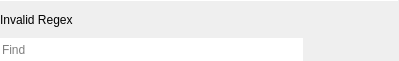
<?xml version="1.0" encoding="UTF-8"?>
<ui version="4.0">
 <class>SearchBar</class>
 <widget class="QWidget" name="SearchBar">
  <property name="geometry">
   <rect>
    <x>0</x>
    <y>0</y>
    <width>399</width>
    <height>61</height>
   </rect>
  </property>
  <property name="windowTitle">
   <string notr="true">SearchBar</string>
  </property>
  <property name="autoFillBackground">
   <bool>true</bool>
  </property>
  <layout class="QVBoxLayout" name="verticalLayout">
   <property name="spacing">
    <number>0</number>
   </property>
   <property name="leftMargin">
    <number>0</number>
   </property>
   <property name="topMargin">
    <number>0</number>
   </property>
   <property name="rightMargin">
    <number>0</number>
   </property>
   <property name="bottomMargin">
    <number>0</number>
   </property>
   <item>
    <widget class="Line" name="line">
     <property name="maximumSize">
      <size>
       <width>16777215</width>
       <height>1</height>
      </size>
     </property>
     <property name="orientation">
      <enum>Qt::Horizontal</enum>
     </property>
    </widget>
   </item>
   <item>
    <widget class="QLabel" name="regexErrorLabel">
     <property name="text">
      <string notr="true">Invalid Regex</string>
     </property>
     <property name="margin">
      <number>9</number>
     </property>
    </widget>
   </item>
   <item>
    <layout class="QHBoxLayout" name="horizontalLayout_2">
     <property name="spacing">
      <number>0</number>
     </property>
     <item>
      <widget class="QLineEdit" name="searchTextEdit">
       <property name="sizePolicy">
        <sizepolicy hsizetype="Expanding" vsizetype="Preferred">
         <horstretch>0</horstretch>
         <verstretch>0</verstretch>
        </sizepolicy>
       </property>
       <property name="autoFillBackground">
        <bool>true</bool>
       </property>
       <property name="frame">
        <bool>false</bool>
       </property>
       <property name="placeholderText">
        <string>Find</string>
       </property>
      </widget>
     </item>
     <item>
      <widget class="QToolButton" name="findPreviousButton">
       <property name="text">
        <string notr="true"/>
       </property>
       <property name="icon">
        <iconset theme="go-previous">
         <normaloff>.</normaloff>.</iconset>
       </property>
       <property name="autoRaise">
        <bool>true</bool>
       </property>
      </widget>
     </item>
     <item>
      <widget class="QToolButton" name="findNextButton">
       <property name="text">
        <string notr="true"/>
       </property>
       <property name="icon">
        <iconset theme="go-next">
         <normaloff>.</normaloff>.</iconset>
       </property>
       <property name="autoRaise">
        <bool>true</bool>
       </property>
      </widget>
     </item>
     <item>
      <widget class="QToolButton" name="optionsButton">
       <property name="text">
        <string notr="true"/>
       </property>
       <property name="icon">
        <iconset theme="application-menu">
         <normaloff>.</normaloff>.</iconset>
       </property>
       <property name="popupMode">
        <enum>QToolButton::InstantPopup</enum>
       </property>
       <property name="autoRaise">
        <bool>true</bool>
       </property>
      </widget>
     </item>
     <item>
      <widget class="QToolButton" name="closeButton">
       <property name="text">
        <string notr="true"/>
       </property>
       <property name="icon">
        <iconset theme="dialog-close">
         <normaloff>.</normaloff>.</iconset>
       </property>
       <property name="autoRaise">
        <bool>true</bool>
       </property>
      </widget>
     </item>
    </layout>
   </item>
  </layout>
 </widget>
 <resources/>
 <connections/>
</ui>
